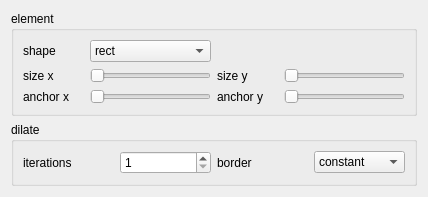
<?xml version="1.0" encoding="UTF-8"?>
<ui version="4.0">
 <class>DialogDilation</class>
 <widget class="QDialog" name="DialogDilation">
  <property name="geometry">
   <rect>
    <x>0</x>
    <y>0</y>
    <width>428</width>
    <height>184</height>
   </rect>
  </property>
  <property name="windowTitle">
   <string>Dialog</string>
  </property>
  <layout class="QGridLayout" name="gridLayout_2">
   <item row="1" column="0">
    <widget class="QGroupBox" name="groupBox_2">
     <property name="title">
      <string>dilate</string>
     </property>
     <layout class="QGridLayout" name="gridLayout_4">
      <item row="0" column="0">
       <widget class="QLabel" name="label_8">
        <property name="text">
         <string>iterations</string>
        </property>
       </widget>
      </item>
      <item row="0" column="2">
       <widget class="QLabel" name="label_9">
        <property name="text">
         <string>border</string>
        </property>
       </widget>
      </item>
      <item row="0" column="1">
       <widget class="QSpinBox" name="sBxDilateIterations">
        <property name="minimum">
         <number>1</number>
        </property>
        <property name="maximum">
         <number>20</number>
        </property>
       </widget>
      </item>
      <item row="0" column="3">
       <widget class="QComboBox" name="cBxBorder">
        <item>
         <property name="text">
          <string>constant</string>
         </property>
        </item>
        <item>
         <property name="text">
          <string>replicate</string>
         </property>
        </item>
        <item>
         <property name="text">
          <string>reflect</string>
         </property>
        </item>
        <item>
         <property name="text">
          <string>reflect_101</string>
         </property>
        </item>
       </widget>
      </item>
     </layout>
    </widget>
   </item>
   <item row="0" column="0">
    <widget class="QGroupBox" name="groupBox">
     <property name="title">
      <string>element</string>
     </property>
     <layout class="QGridLayout" name="gridLayout_3" columnstretch="1,2,1,2">
      <item row="1" column="0">
       <widget class="QLabel" name="label">
        <property name="text">
         <string>size x</string>
        </property>
       </widget>
      </item>
      <item row="1" column="1">
       <widget class="QSlider" name="sliderSizeX">
        <property name="sizePolicy">
         <sizepolicy hsizetype="Preferred" vsizetype="Preferred">
          <horstretch>0</horstretch>
          <verstretch>0</verstretch>
         </sizepolicy>
        </property>
        <property name="minimum">
         <number>3</number>
        </property>
        <property name="orientation">
         <enum>Qt::Horizontal</enum>
        </property>
       </widget>
      </item>
      <item row="1" column="2">
       <widget class="QLabel" name="label_2">
        <property name="text">
         <string>size y</string>
        </property>
       </widget>
      </item>
      <item row="2" column="2">
       <widget class="QLabel" name="label_4">
        <property name="text">
         <string>anchor y</string>
        </property>
       </widget>
      </item>
      <item row="1" column="3">
       <widget class="QSlider" name="sliderSizeY">
        <property name="sizePolicy">
         <sizepolicy hsizetype="Preferred" vsizetype="Preferred">
          <horstretch>0</horstretch>
          <verstretch>0</verstretch>
         </sizepolicy>
        </property>
        <property name="minimum">
         <number>3</number>
        </property>
        <property name="orientation">
         <enum>Qt::Horizontal</enum>
        </property>
       </widget>
      </item>
      <item row="2" column="0">
       <widget class="QLabel" name="label_3">
        <property name="text">
         <string>anchor x</string>
        </property>
       </widget>
      </item>
      <item row="2" column="1">
       <widget class="QSlider" name="sliderAnchorX">
        <property name="maximum">
         <number>3</number>
        </property>
        <property name="orientation">
         <enum>Qt::Horizontal</enum>
        </property>
       </widget>
      </item>
      <item row="2" column="3">
       <widget class="QSlider" name="sliderAnchorY">
        <property name="maximum">
         <number>3</number>
        </property>
        <property name="orientation">
         <enum>Qt::Horizontal</enum>
        </property>
       </widget>
      </item>
      <item row="0" column="0">
       <widget class="QLabel" name="label_5">
        <property name="text">
         <string>shape</string>
        </property>
       </widget>
      </item>
      <item row="0" column="1">
       <widget class="QComboBox" name="cBxShape">
        <item>
         <property name="text">
          <string>rect</string>
         </property>
        </item>
        <item>
         <property name="text">
          <string>cross</string>
         </property>
        </item>
        <item>
         <property name="text">
          <string>ellipse</string>
         </property>
        </item>
       </widget>
      </item>
     </layout>
    </widget>
   </item>
  </layout>
 </widget>
 <resources/>
 <connections/>
</ui>
